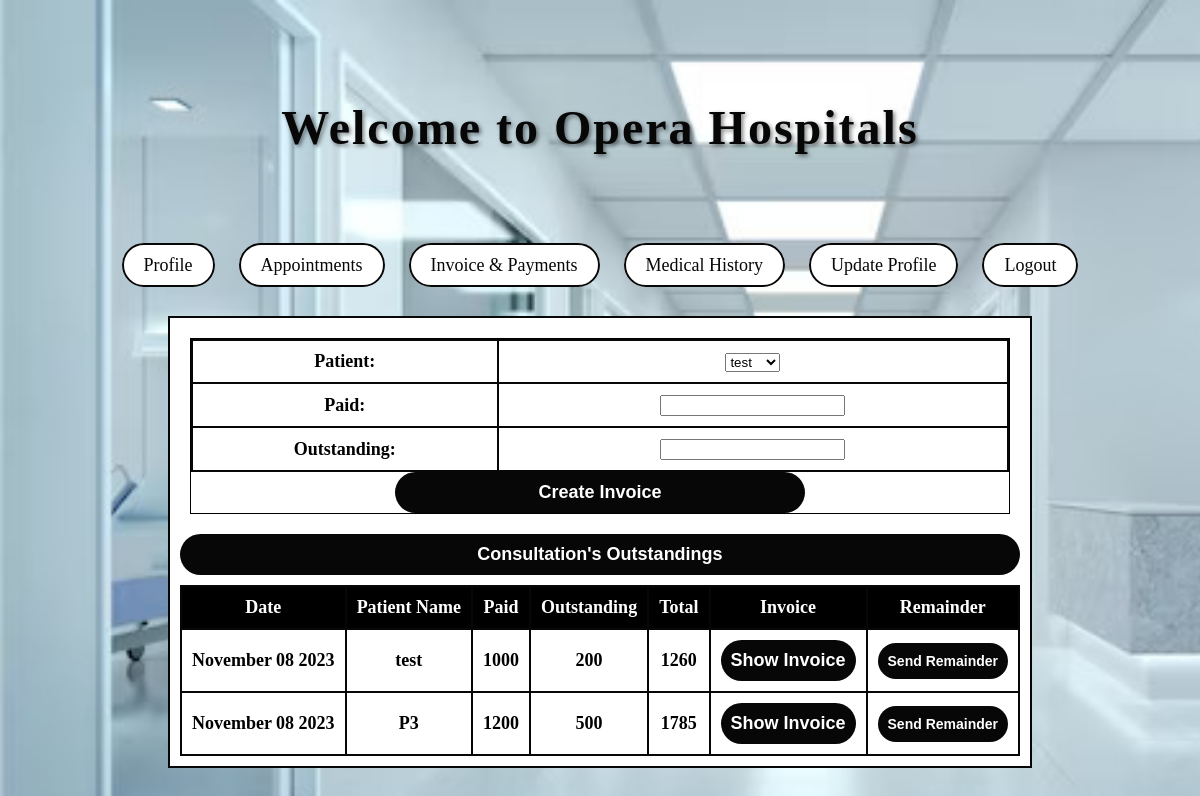
The app's page /accounting/ (signed in) with its own data.
### HR/models.py (models this page shows, shortened)
class Payment(models.Model):
    pmid=models.AutoField(primary_key=True)
    patient = models.ForeignKey(Patient,on_delete=models.CASCADE)
    outstanding=models.IntegerField(default=0)
    paid=models.IntegerField(default=0)
    total=models.IntegerField(default=0)
    date=models.DateTimeField(default=timezone.now)

### Home/models.py (models this page shows, shortened)
class Patient(models.Model):
    user = models.ForeignKey(User,on_delete=models.CASCADE)
    pid=models.AutoField(primary_key=True)
    phone=models.CharField(max_length=10)
    age=models.CharField(max_length=3)
    gender=models.CharField(max_length=10)
    address=models.CharField(max_length=100)
    bloodgroup=models.CharField(max_length=10)
    casepaper=models.CharField(max_length=10)
    otp=models.CharField(max_length=6)
    verify=models.CharField(max_length=1,default=0)
    image=models.ImageField(default='default.jpg',upload_to='med_report')
    def __str__(self):
        return f'{self.user.first_name}'

### HR/views.py (the view, shortened to what this page needs)
# urls.py: path('accounting/',views.accounting,name='accounting'),
@login_required
def accounting(request):
    p = Patient.objects.all()
    payt = Payment.objects.all()
    return render(request, 'HR/accounting.html', {'p': p, 'payt': payt})

### HR/templates/HR/accounting.html (shortened to what this page needs)
{% extends 'base2.html' %}
{% block content %}
<div class="profile">
    <div style="height: 45%;border: 1px solid black;margin: 10px;">
        <form method="POST" action='{% url "accounting" %}'>
            <table>
                <tr>
                    <th>Patient:</th>
                    <th><select name="pat">
                            {% for p in p %}
                            <option value="{{p}}">{{p}}</option>
                            {%endfor%}
                        </select></th>
                </tr>
                <tr>
                    <th>Paid:</th>
                    <th><input type="number" name='paid'></th>
                </tr>
                <tr>
                    <th>Outstanding:</th>
                    <th><input type="number" name='out'></th>
                </tr>
            </table>
            <center>
                <button type="submit" style="width: 50%;">Create Invoice</button>
            </center>
        </form>
    </div>
    <div class='pat' style="height: 50%;">
        <button style="width: 100%;margin-top: 10px;margin-bottom: 10px;">Consultation's Outstandings</button>
        <center>
            <table style="text-align: center;">
                <tr style="background-color: black;color: white;text-align: center;">
                    <th>Date</th>
                    <th>Patient Name</th>
                    <th>Paid</th>
                    <th>Outstanding</th>
                    <th>Total</th>
                    <th>Invoice</th>
                    <th>Remainder</th>
                </tr>
                {% for payt in payt %}
                <tr>
                    <th>{{payt.date|date:"F d Y"}}</th>
                    <th>{{payt.patient}}</th>
                    <th>{{payt.paid}}</th>
                    <th>{{payt.outstanding}}</th>
                    <th>{{payt.total}}</th>
                    <form method="POST" action="{% url 'show' %}">
                        <th><button type='submit'>Show Invoice</button></th>
                    </form>
                    <form method="POST" action="{% url 'send' %}">
                        <th><button type='submit' style="padding: 10px;font-size: 14px;">Send Remainder</button></th>
                    </form>
                </tr>
                {% endfor %}
            </table>
        </center>
    </div>
</div>
{% endblock %}

### Home/templates/base2.html (style rules this page uses)
body { background-image: url('../static/bg.jpg'); background-size: cover; background-repeat: no-repeat; background-attachment: fixed; margin: 0; padding: 0; }
.profile { width: 35%; top: 50%; font-weight: bold; padding: 10px; border: 2px solid #070708; background-color: white; margin: 40px auto; }

### HR/templates/HR/accounting.html (style rules this page uses)
.profile { width: fit-content; top: 50%; font-weight: bold; padding: 10px; border: 2px solid #070708; background-color: white; margin: 40px auto; }
table { width: 100%; text-align: center; border-collapse: collapse; }
th, td { border: 2px solid #070708; padding: 10px; font-size: 18px; }
button { width: 100%; font-size: 18px; padding: 10px; background-color: #070708; color: white; border: none; border-radius: 25px; font-weight: bold; }

### records on screen
Payment: date "November 08 2023", patient "test", paid "1000", outstanding "200", total "1260"
Payment: date "November 08 2023", patient "P3", paid "1200", outstanding "500", total "1785"

### other values on screen
form field pat "test"
